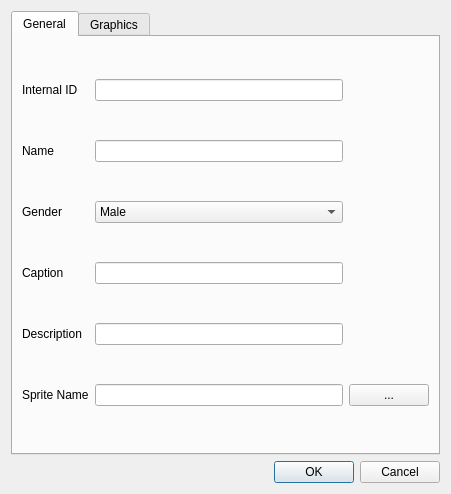
<ui version="4.0" >
 <class>CharacterEditor</class>
 <widget class="QDialog" name="CharacterEditor" >
  <property name="geometry" >
   <rect>
    <x>0</x>
    <y>0</y>
    <width>451</width>
    <height>494</height>
   </rect>
  </property>
  <property name="sizePolicy" >
   <sizepolicy vsizetype="Preferred" hsizetype="Preferred" >
    <horstretch>0</horstretch>
    <verstretch>0</verstretch>
   </sizepolicy>
  </property>
  <property name="windowTitle" >
   <string>Character Editor</string>
  </property>
  <layout class="QGridLayout" name="gridLayout_5" >
   <item row="0" column="0" >
    <widget class="QTabWidget" name="m_TabWidget" >
     <property name="sizePolicy" >
      <sizepolicy vsizetype="Preferred" hsizetype="Preferred" >
       <horstretch>0</horstretch>
       <verstretch>0</verstretch>
      </sizepolicy>
     </property>
     <property name="toolTip" >
      <string/>
     </property>
     <property name="currentIndex" >
      <number>0</number>
     </property>
     <widget class="QWidget" name="m_GeneralTab" >
      <property name="geometry" >
       <rect>
        <x>0</x>
        <y>0</y>
        <width>421</width>
        <height>407</height>
       </rect>
      </property>
      <property name="sizePolicy" >
       <sizepolicy vsizetype="Preferred" hsizetype="Preferred" >
        <horstretch>0</horstretch>
        <verstretch>0</verstretch>
       </sizepolicy>
      </property>
      <attribute name="title" >
       <string>General</string>
      </attribute>
      <layout class="QGridLayout" name="gridLayout_3" >
       <item row="0" column="0" >
        <widget class="QLabel" name="label" >
         <property name="text" >
          <string>Internal ID</string>
         </property>
        </widget>
       </item>
       <item row="0" column="1" >
        <widget class="QLineEdit" name="m_IDEdit" >
         <property name="toolTip" >
          <string>The ID name that will be used from within the script.</string>
         </property>
        </widget>
       </item>
       <item row="1" column="0" >
        <widget class="QLabel" name="label_2" >
         <property name="text" >
          <string>Name</string>
         </property>
        </widget>
       </item>
       <item row="1" column="1" >
        <widget class="QLineEdit" name="m_NameEdit" >
         <property name="toolTip" >
          <string>The name that will be displayed in the game.</string>
         </property>
        </widget>
       </item>
       <item row="2" column="0" >
        <widget class="QLabel" name="label_3" >
         <property name="text" >
          <string>Gender</string>
         </property>
        </widget>
       </item>
       <item row="2" column="1" >
        <widget class="QComboBox" name="m_GenderCB" >
         <property name="toolTip" >
          <string>The gender of this character.</string>
         </property>
         <item>
          <property name="text" >
           <string>Male</string>
          </property>
         </item>
         <item>
          <property name="text" >
           <string>Female</string>
          </property>
         </item>
         <item>
          <property name="text" >
           <string>Unknown</string>
          </property>
         </item>
        </widget>
       </item>
       <item row="3" column="0" >
        <widget class="QLabel" name="label_4" >
         <property name="text" >
          <string>Caption</string>
         </property>
        </widget>
       </item>
       <item row="3" column="1" >
        <widget class="QLineEdit" name="m_CaptionEdit" >
         <property name="toolTip" >
          <string>Brief string shown in the Court Record green box.</string>
         </property>
        </widget>
       </item>
       <item row="4" column="0" >
        <widget class="QLabel" name="label_5" >
         <property name="text" >
          <string>Description</string>
         </property>
        </widget>
       </item>
       <item row="4" column="1" >
        <widget class="QLineEdit" name="m_DescEdit" />
       </item>
       <item row="5" column="0" >
        <widget class="QLabel" name="label_6" >
         <property name="text" >
          <string>Sprite Name</string>
         </property>
        </widget>
       </item>
       <item row="5" column="1" >
        <widget class="QLineEdit" name="m_SpriteEdit" >
         <property name="toolTip" >
          <string>Base name of the character's sprite.</string>
         </property>
        </widget>
       </item>
       <item row="5" column="2" >
        <widget class="QPushButton" name="m_SprButton" >
         <property name="text" >
          <string>...</string>
         </property>
        </widget>
       </item>
      </layout>
     </widget>
     <widget class="QWidget" name="m_GfxTab" >
      <property name="geometry" >
       <rect>
        <x>0</x>
        <y>0</y>
        <width>421</width>
        <height>407</height>
       </rect>
      </property>
      <attribute name="title" >
       <string>Graphics</string>
      </attribute>
      <layout class="QGridLayout" name="gridLayout_4" >
       <item row="0" column="0" >
        <widget class="QGroupBox" name="groupBox" >
         <property name="title" >
          <string>Profile Picture</string>
         </property>
         <layout class="QGridLayout" name="gridLayout_2" >
          <item row="0" column="0" colspan="3" >
           <widget class="QCheckBox" name="m_EnablePicCB" >
            <property name="text" >
             <string>Enable</string>
            </property>
           </widget>
          </item>
          <item row="1" column="0" >
           <widget class="QLabel" name="m_PicSLabel" >
            <property name="enabled" >
             <bool>false</bool>
            </property>
            <property name="text" >
             <string>Image</string>
            </property>
           </widget>
          </item>
          <item row="1" column="1" >
           <widget class="QLineEdit" name="m_PicEdit" >
            <property name="enabled" >
             <bool>false</bool>
            </property>
           </widget>
          </item>
          <item row="1" column="2" >
           <widget class="QPushButton" name="m_PicButton" >
            <property name="enabled" >
             <bool>false</bool>
            </property>
            <property name="text" >
             <string>...</string>
            </property>
           </widget>
          </item>
          <item row="2" column="1" >
           <widget class="QLabel" name="m_PicLabel" >
            <property name="enabled" >
             <bool>false</bool>
            </property>
            <property name="minimumSize" >
             <size>
              <width>70</width>
              <height>70</height>
             </size>
            </property>
            <property name="maximumSize" >
             <size>
              <width>70</width>
              <height>70</height>
             </size>
            </property>
            <property name="text" >
             <string/>
            </property>
           </widget>
          </item>
         </layout>
        </widget>
       </item>
       <item row="1" column="0" >
        <widget class="QGroupBox" name="groupBox_2" >
         <property name="title" >
          <string>Textbox Tag</string>
         </property>
         <layout class="QGridLayout" name="gridLayout" >
          <item row="0" column="0" colspan="2" >
           <widget class="QCheckBox" name="m_TagCB" >
            <property name="text" >
             <string>Enable</string>
            </property>
           </widget>
          </item>
          <item row="1" column="0" >
           <widget class="QLabel" name="m_TagSLabel" >
            <property name="enabled" >
             <bool>false</bool>
            </property>
            <property name="text" >
             <string>Image</string>
            </property>
           </widget>
          </item>
          <item row="1" column="1" >
           <widget class="QLineEdit" name="m_TagEdit" >
            <property name="enabled" >
             <bool>false</bool>
            </property>
           </widget>
          </item>
          <item row="1" column="2" >
           <widget class="QPushButton" name="m_TagButton" >
            <property name="enabled" >
             <bool>false</bool>
            </property>
            <property name="text" >
             <string>...</string>
            </property>
           </widget>
          </item>
          <item row="2" column="1" >
           <widget class="QLabel" name="m_TagLabel" >
            <property name="enabled" >
             <bool>false</bool>
            </property>
            <property name="minimumSize" >
             <size>
              <width>70</width>
              <height>70</height>
             </size>
            </property>
            <property name="maximumSize" >
             <size>
              <width>70</width>
              <height>70</height>
             </size>
            </property>
            <property name="text" >
             <string/>
            </property>
           </widget>
          </item>
         </layout>
        </widget>
       </item>
      </layout>
     </widget>
    </widget>
   </item>
   <item row="1" column="0" >
    <widget class="QDialogButtonBox" name="buttonBox" >
     <property name="orientation" >
      <enum>Qt::Horizontal</enum>
     </property>
     <property name="standardButtons" >
      <set>QDialogButtonBox::Cancel|QDialogButtonBox::Ok</set>
     </property>
    </widget>
   </item>
  </layout>
 </widget>
 <resources/>
 <connections>
  <connection>
   <sender>buttonBox</sender>
   <signal>accepted()</signal>
   <receiver>CharacterEditor</receiver>
   <slot>accept()</slot>
   <hints>
    <hint type="sourcelabel" >
     <x>248</x>
     <y>254</y>
    </hint>
    <hint type="destinationlabel" >
     <x>157</x>
     <y>274</y>
    </hint>
   </hints>
  </connection>
  <connection>
   <sender>buttonBox</sender>
   <signal>rejected()</signal>
   <receiver>CharacterEditor</receiver>
   <slot>reject()</slot>
   <hints>
    <hint type="sourcelabel" >
     <x>316</x>
     <y>260</y>
    </hint>
    <hint type="destinationlabel" >
     <x>286</x>
     <y>274</y>
    </hint>
   </hints>
  </connection>
 </connections>
</ui>
